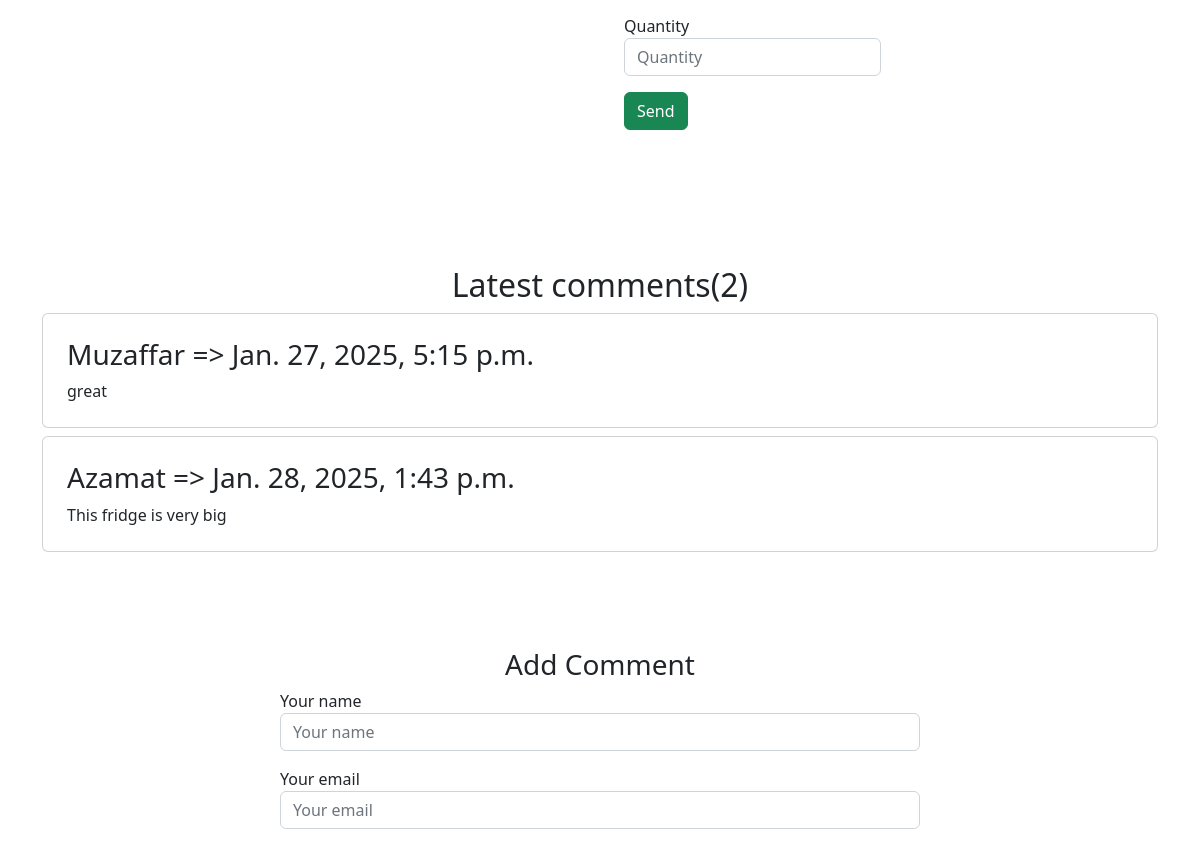
The page /apelsin/detail/3/ (middle part) on the database as committed earlier.
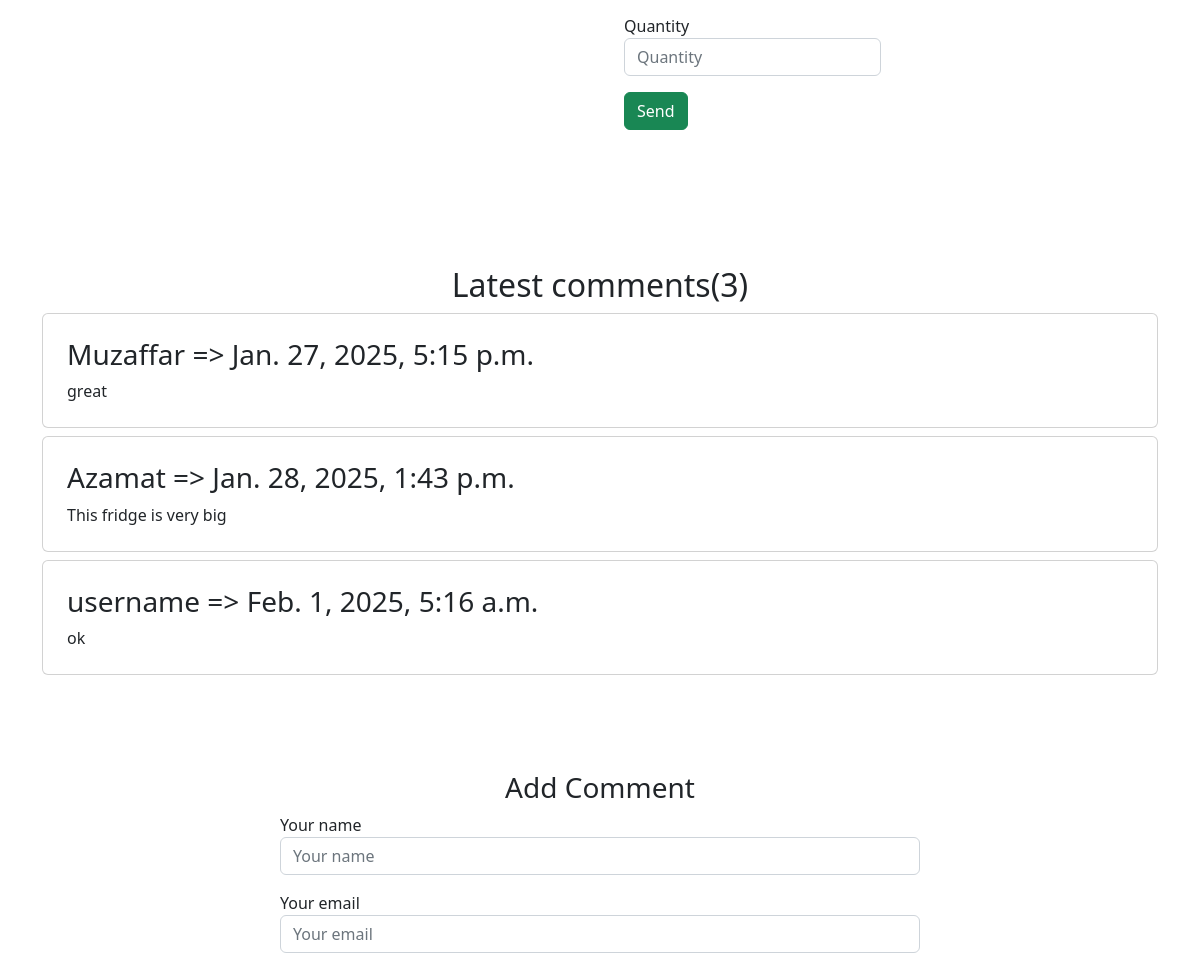
The same page on the database as committed later.
### shop/models.py (models this page shows, shortened)
class BaseModel(models.Model):
    created_at = models.DateTimeField(auto_now_add=True)
    updated_at = models.DateTimeField(auto_now=True)
    class Meta:
        abstract = True

class Product(BaseModel):
    class RatingChoice(models.IntegerChoices):
        ONE = 1
        TWO = 2
        THREE = 3
        FOUR = 4
        FIVE = 5
    name = models.CharField(max_length=255)
    description = models.TextField(null=True, blank=True)
    price = models.DecimalField(max_digits=14, decimal_places=2)
    discount = models.PositiveIntegerField(default=0)
    image = models.ImageField(upload_to='media/products/')
    category = models.ForeignKey(Category, on_delete=models.SET_NULL, related_name='products', null=True, blank=True)
    quantity = models.PositiveIntegerField(default=1, null=True, blank=True)
    rating = models.PositiveIntegerField(choices=RatingChoice.choices, default=RatingChoice.ONE.value)
    @property
    def get_absolute_url(self):
        return self.image.url
    @property
    def discounted_price(self):
        if self.discount > 0:
            self.price = Decimal(self.price) * Decimal((1 - self.discount / 100))
        return Decimal(self.price).quantize(Decimal('0.001'))
    class Meta:
        verbose_name = 'product'
        verbose_name_plural = 'products'

class Comment(BaseModel):
    name = models.CharField(max_length=100)
    email = models.EmailField(max_length=255)
    product = models.ForeignKey(Product, on_delete=models.CASCADE, related_name='comments')
    body = models.TextField()
    is_provide = models.BooleanField(default=True)
    class Meta:
        db_table = 'comment'

### shop/views.py (the view)
# urls.py: path('detail/<int:pk>/', views.product_detail, name='product_detail'),
def product_detail(request, pk):
    product = get_object_or_404(Product, pk=pk)
    comments = Comment.objects.filter(product=product)
    related_products = Product.objects.filter(category_id=product.category).exclude(id=product.id)
    context = {
        'product': product,
        'comments': comments,
        'related_products': related_products
    }
    return render(request, 'shop/detail.html', context=context)

### shop/models.py (called while the page is built)
    def __str__(self):
        return self.title

### templates/shop/detail.html (shortened to what this page needs)
{% extends 'shop/base/base.html' %}
{% load static %}
{% block detail_content %}
    <section class="py-5">
        <div class="container px-4 px-lg-5 my-5">
            <div class="row gx-4 gx-lg-5 align-items-center">
                <div class="col-md-6">
                    <div class="d-flex">
                        <form method="get" action="{% url 'order_detail' product.id %}">
                            <div class="form-group mb-3">
                                <label for="formGroupExampleInput">Quantity</label>
                                <input type="number" name="quantity" class="form-control" placeholder="Quantity">
                            </div>
                            <div class="form-group mb-3">
                                <input type="submit" class="btn btn-success" value="Send">
                            </div>
                        </form>
                    </div>
                </div>
            </div>
        </div>
    </section>
    <div class="container mt-4 mb-4">
            <div class="row">
                <div class="col-12">
                    <div class="text-center">
                        <h2>Latest comments({{ product.comments.count }})</h2>
                    </div>
                {% for comment in comments %}
                        <div class="media card p-4 mt-2">
                            <div class="media-body">
                                <h3 class="mt-0">{{ comment.name }} => {{ comment.created_at }}</h3>
                                {{ comment.body }}
                            </div>
                        </div>
                    {% endfor %}
                </div>
                <div class="col-8 offset-2 mt-5">
                    <div class=" p-5">
                        <div class="text-center">
                            <h3>Add Comment</h3>
                        </div>
                        <form method="post" action="{% url 'add_comment' product.id %}">
                            <div class="form-group mb-3">
                                <label for="formGroupExampleInput">Your name</label>
                                <input type="text" class="form-control" name="name" placeholder="Your name">
                            </div>
                            <div class="form-group mb-3">
                                <label for="formGroupExampleInput2">Your email</label>
                                <input type="text" class="form-control" name="email" placeholder="Your email">
                            </div>
                        </form>
                    </div>
                </div>
            </div>
        </div>
    </body>
    </html>
{% endblock %}

Rows that differ between the two databases and show on the page:
computed for Product: comments.count "2" → "3"
added Comment: name "username", created_at "Feb. 1, 2025, 5:16 a.m.", body "ok"
